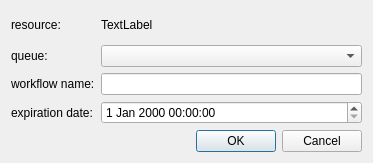
<?xml version="1.0" encoding="UTF-8"?>
<ui version="4.0">
 <class>SubmissionDlg</class>
 <widget class="QDialog" name="SubmissionDlg">
  <property name="geometry">
   <rect>
    <x>0</x>
    <y>0</y>
    <width>373</width>
    <height>163</height>
   </rect>
  </property>
  <property name="windowTitle">
   <string>Workflow submission</string>
  </property>
  <layout class="QVBoxLayout" name="verticalLayout">
   <item>
    <layout class="QGridLayout" name="grid_layout">
     <item row="5" column="1">
      <widget class="QDateTimeEdit" name="dateTimeEdit_expiration"/>
     </item>
     <item row="5" column="0">
      <widget class="QLabel" name="label_exp_date">
       <property name="text">
        <string>expiration date:</string>
       </property>
      </widget>
     </item>
     <item row="4" column="0">
      <widget class="QLabel" name="label_wf_name">
       <property name="text">
        <string>workflow name:</string>
       </property>
      </widget>
     </item>
     <item row="4" column="1">
      <widget class="QLineEdit" name="lineedit_wf_name"/>
     </item>
     <item row="3" column="0">
      <widget class="QLabel" name="label_queue">
       <property name="text">
        <string>queue:</string>
       </property>
      </widget>
     </item>
     <item row="3" column="1">
      <widget class="QComboBox" name="combo_queue"/>
     </item>
     <item row="2" column="0">
      <widget class="QLabel" name="label_resource">
       <property name="text">
        <string>resource:</string>
       </property>
      </widget>
     </item>
     <item row="2" column="1">
      <widget class="QLabel" name="resource_label">
       <property name="text">
        <string>TextLabel</string>
       </property>
      </widget>
     </item>
    </layout>
   </item>
   <item>
    <layout class="QHBoxLayout" name="horizontalLayout">
     <item>
      <spacer name="horizontalSpacer">
       <property name="orientation">
        <enum>Qt::Horizontal</enum>
       </property>
       <property name="sizeHint" stdset="0">
        <size>
         <width>40</width>
         <height>20</height>
        </size>
       </property>
      </spacer>
     </item>
     <item>
      <widget class="QDialogButtonBox" name="buttonBox">
       <property name="orientation">
        <enum>Qt::Horizontal</enum>
       </property>
       <property name="standardButtons">
        <set>QDialogButtonBox::Cancel|QDialogButtonBox::Ok</set>
       </property>
      </widget>
     </item>
    </layout>
   </item>
  </layout>
 </widget>
 <resources/>
 <connections>
  <connection>
   <sender>buttonBox</sender>
   <signal>accepted()</signal>
   <receiver>SubmissionDlg</receiver>
   <slot>accept()</slot>
   <hints>
    <hint type="sourcelabel">
     <x>248</x>
     <y>254</y>
    </hint>
    <hint type="destinationlabel">
     <x>157</x>
     <y>274</y>
    </hint>
   </hints>
  </connection>
  <connection>
   <sender>buttonBox</sender>
   <signal>rejected()</signal>
   <receiver>SubmissionDlg</receiver>
   <slot>reject()</slot>
   <hints>
    <hint type="sourcelabel">
     <x>316</x>
     <y>260</y>
    </hint>
    <hint type="destinationlabel">
     <x>286</x>
     <y>274</y>
    </hint>
   </hints>
  </connection>
 </connections>
</ui>
